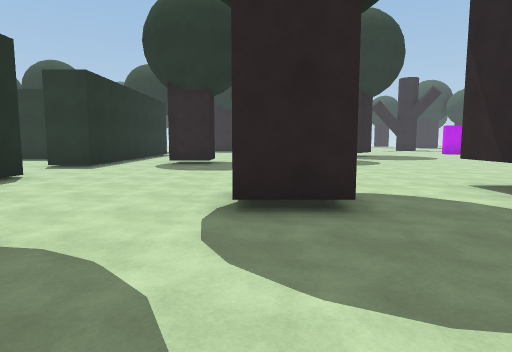
View 1 (above)

24 first-person views from a walk through a Unity game level. The camera is 1.4 m above the floor, tilts 6° down and sees 75° across. The floor is counted in squares, 1.8 m on a side. Each view is taken from the middle of a square. On the plan, view 1 faces up. The plan holds only what a view shows up to about 11 squares ahead; the rest is blank. The place goes on beyond the plan. The player is left out. Surface patterns are stand-ins for the level's own textures.

View 2
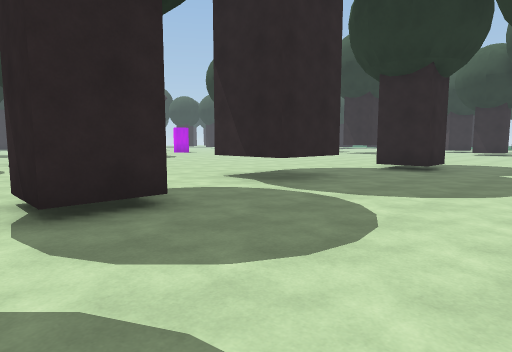

View 3
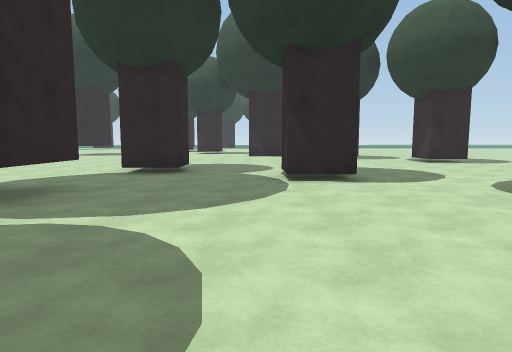

View 4
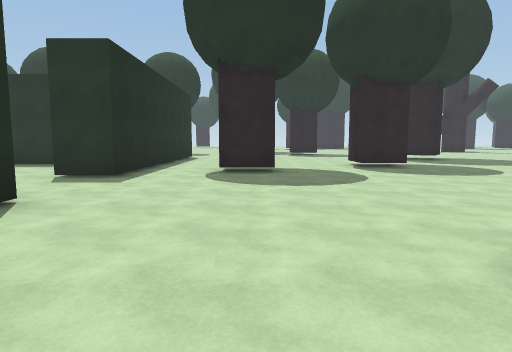

View 5
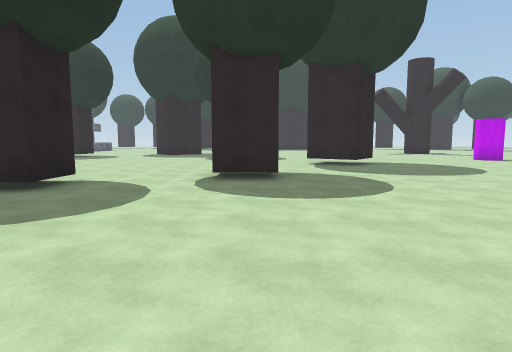

View 6
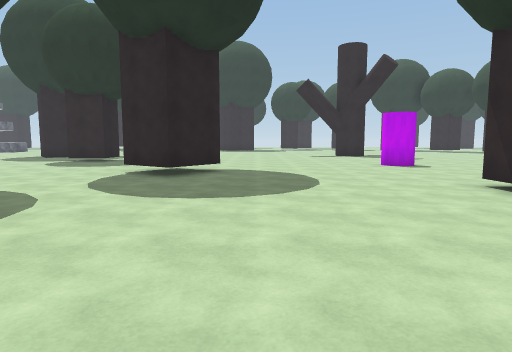

View 7
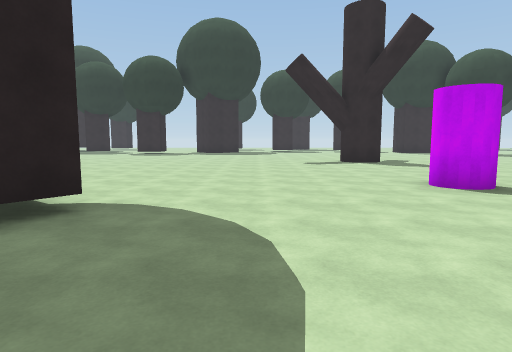

View 8
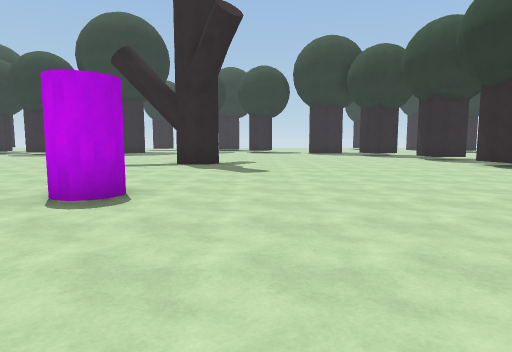

View 9
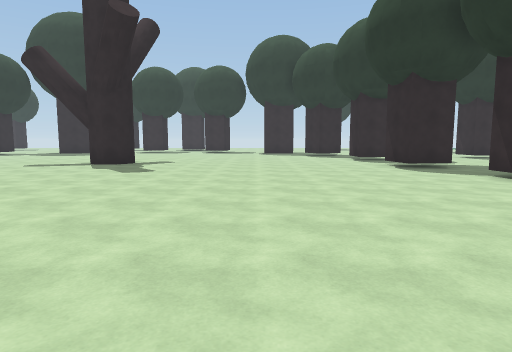

View 10
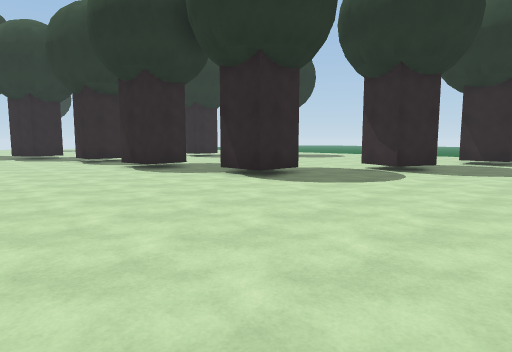

View 11
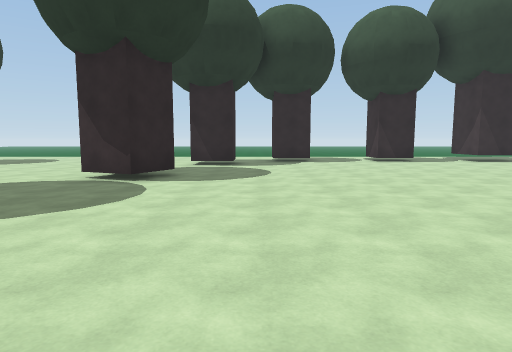

View 12
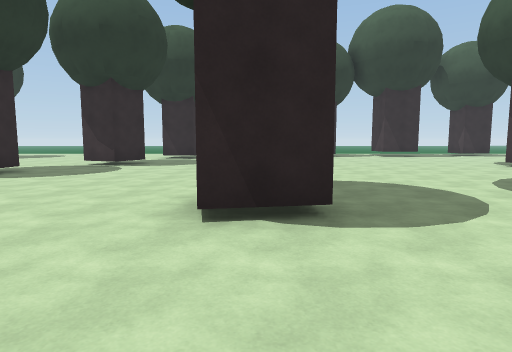

View 13
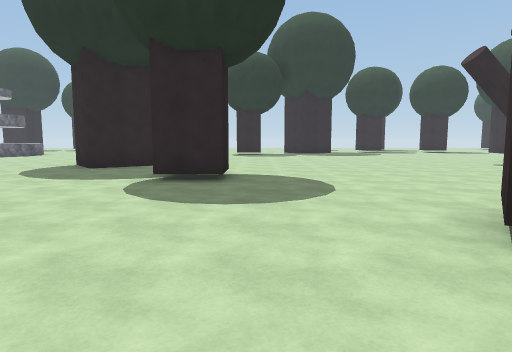

View 14
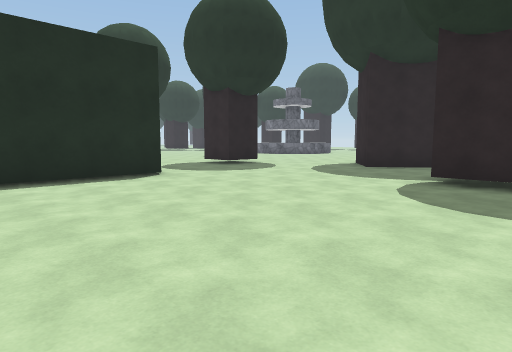

View 15
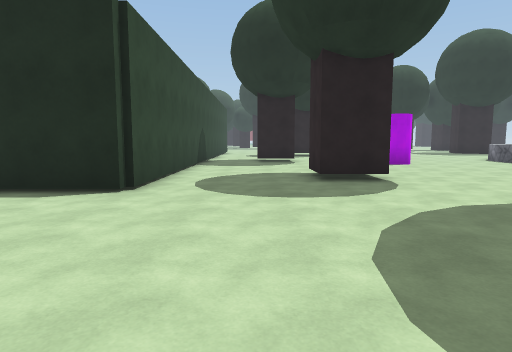

View 16
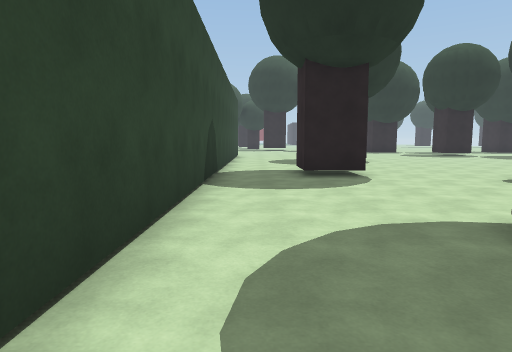

View 17
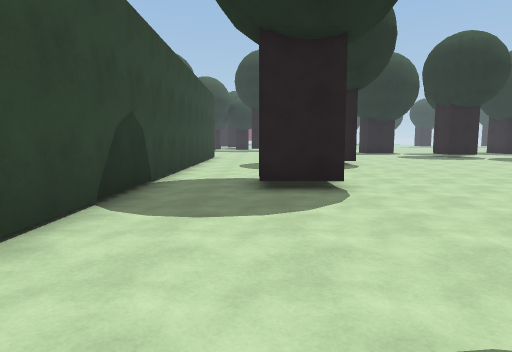

View 18
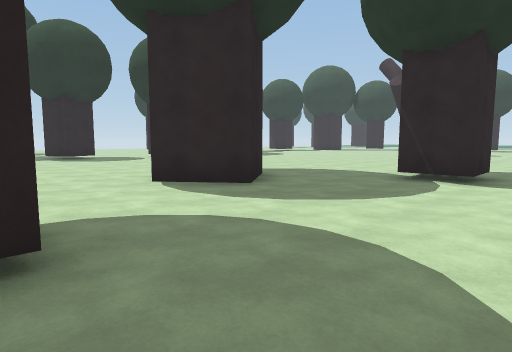

View 19
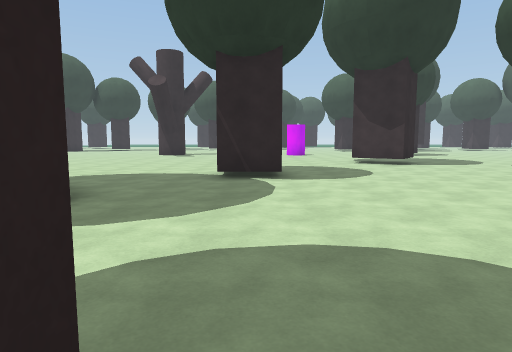

View 20
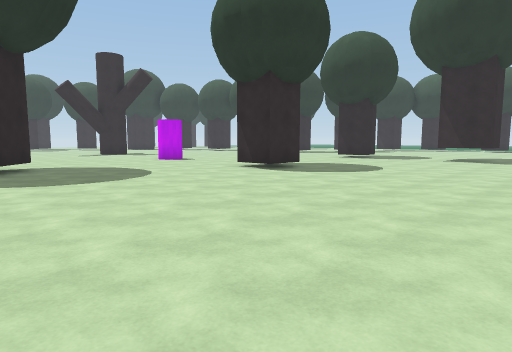

View 21
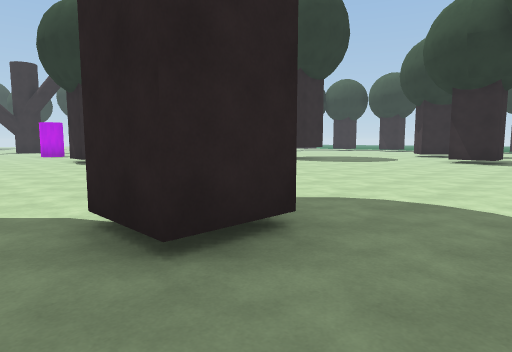

View 22
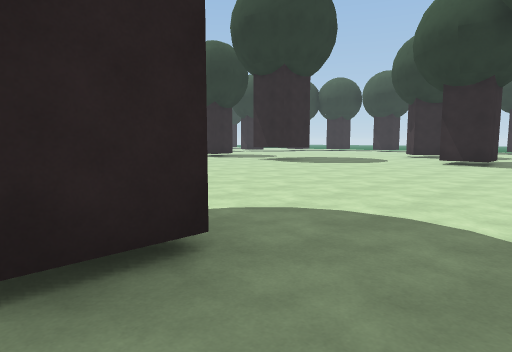

View 23
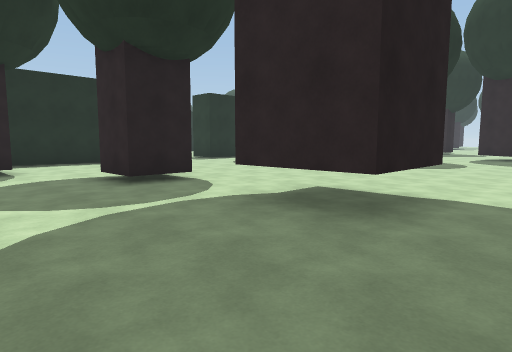

View 24
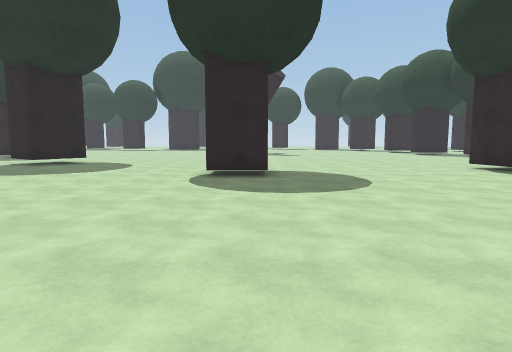

### Floor plan
Key: @ floor where view 1 was taken; # wall or solid block; . floor; T thing the floor can be seen under or through; O other object.
Columns run from 18 left of view 1 to 30 right of it. Each row starts with its distance up from view 1.
 27 .....  .... ....  .....      OO      ...
 26 ......O........##.............O.........#..
 25 ...............##.......................#..    ..
 24 #.........................................    ...
 23   .........#......##......................   ....
 22      #............##.....................#......
 21 ..............................................
 20 ..............................O.............#
 19 ##############..............................##..#
 18              #........###.......................#
 17              #........##.........................
 16              #...................................
 15              # ......................#...........
 14         ##   #.....# ........##..................
 13          ..  #.....##............................
 12          ... #..#................................
 11           .. #.....................   ...........
 10            .##.....................    ...... ...
  9             .......................      ....  ..
  8             .......................       ...
  7              #......................       #.
  6              #........TT.............
  5              #....##..TT..............
  4              #....##..TT..# ...........#
  3              #............##............
  2                 #....................
  1                  ..............
  0                  .@......##..

Where each view was taken, in squares from view 1:
view 1: 0 up, 0 right, facing up
view 2: 0 up, 1 left, facing up-right
view 3: 1 up, 0 right, facing right
view 4: 3 up, 2 left, facing up
view 5: 6 up, 2 right, facing up
view 6: 9 up, 7 right, facing up
view 7: 14 up, 8 right, facing up
view 8: 15 up, 14 right, facing up
view 9: 15 up, 17 right, facing up
view 10: 16 up, 17 right, facing up-right
view 11: 17 up, 19 right, facing right
view 12: 15 up, 15 right, facing right
view 13: 15 up, 2 right, facing up
view 14: 15 up, 2 right, facing up-left
view 15: 21 up, 0 right, facing left
view 16: 20 up, 5 left, facing left
view 17: 21 up, 7 left, facing left
view 18: 20 up, 7 left, facing up-right
view 19: 22 up, 7 left, facing right
view 20: 7 up, 4 right, facing up-right
view 21: 1 up, 7 right, facing up-right
view 22: 1 up, 8 right, facing up-right
view 23: 1 up, 7 right, facing up-left
view 24: 6 up, 12 right, facing up
